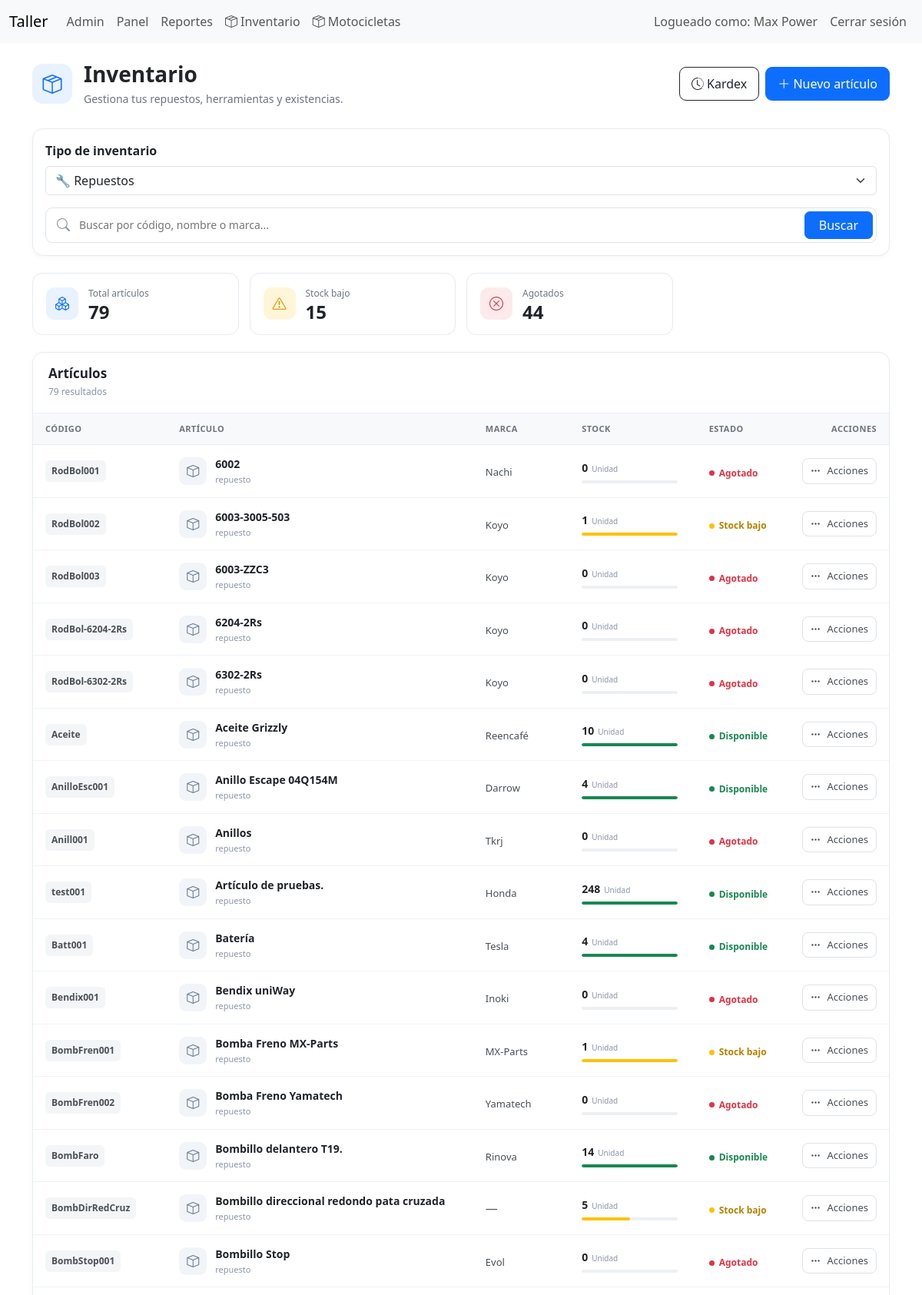
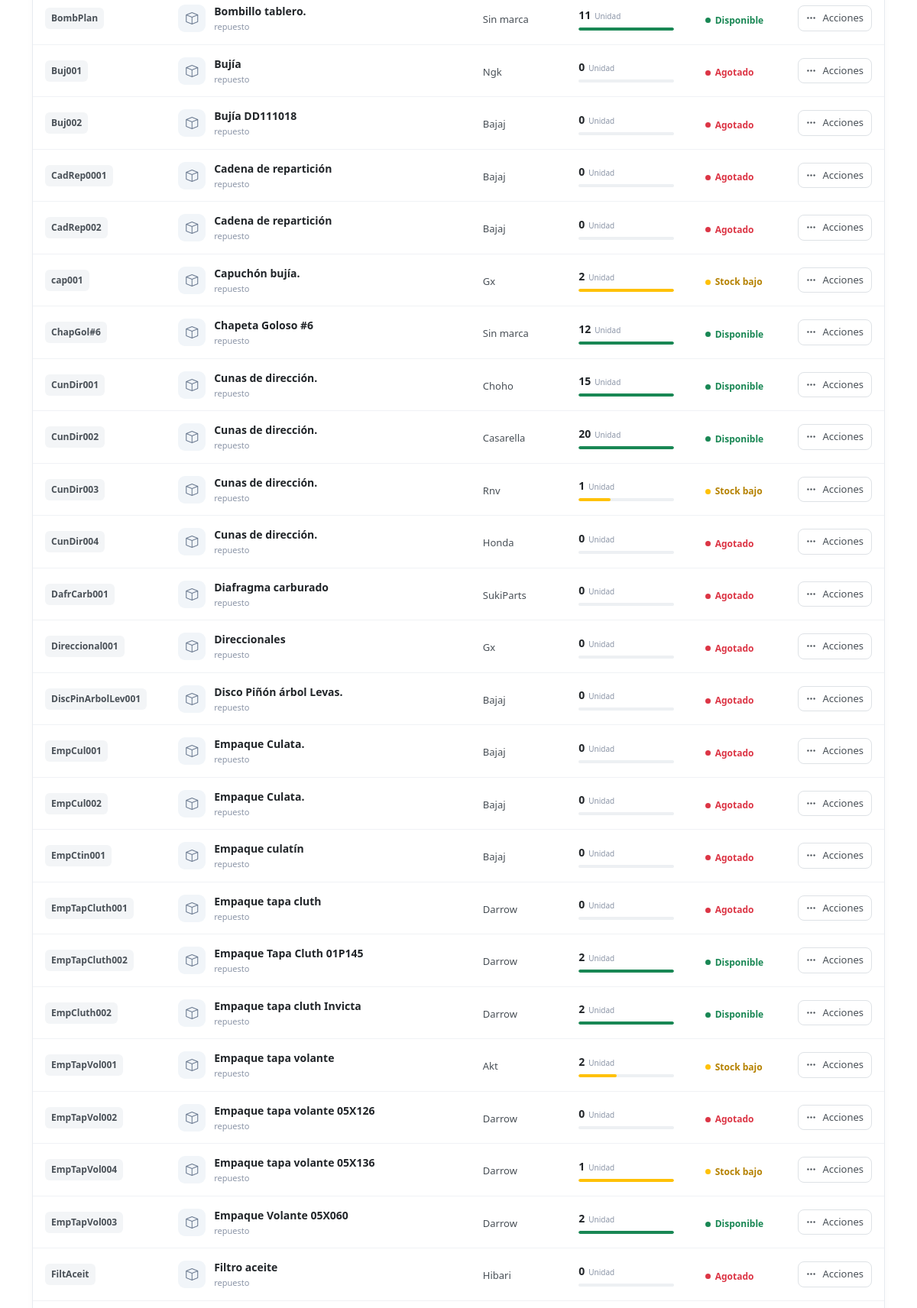
Page /index.php?controller=inventory&action=index (signed in, upper part) on the committed database (2 pictures, top to bottom).
### tables this page shows
CREATE TABLE `partes` (
  `id` int(11) NOT NULL,
  `codigo` varchar(60) NOT NULL,
  `categoria_id` int(11) DEFAULT NULL,
  `tipo` enum('repuesto','insumo','herramienta') NOT NULL DEFAULT 'repuesto',
  `nombre` varchar(150) NOT NULL,
  `marca` varchar(100) DEFAULT NULL,
  `fabricante_repuesto_id` int(11) DEFAULT NULL,
  `numero_parte` varchar(100) DEFAULT NULL,
  `created_by` int(11) DEFAULT NULL,
  `unidad` enum('Unidad','Juego','Par','Litro','Mililitro','Kilogramo','Gramo','Metro','Centimetro') NOT NULL DEFAULT 'Unidad',
  `stock_actual` decimal(12,2) NOT NULL DEFAULT 0.00,
  `stock_reservado` decimal(12,2) NOT NULL DEFAULT 0.00,
  `stock_minimo` decimal(12,2) NOT NULL DEFAULT 0.00,
  `costo` decimal(10,2) NOT NULL DEFAULT 0.00,
  `precio_venta` decimal(10,2) NOT NULL DEFAULT 0.00,
  `ubicacion` varchar(120) DEFAULT NULL,
  `codigo_barras` varchar(100) DEFAULT NULL,
  `imagen` varchar(255) DEFAULT NULL,
  `activo` tinyint(1) NOT NULL DEFAULT 1,
  `created_at` datetime NOT NULL DEFAULT current_timestamp(),
  `updated_at` datetime NOT NULL DEFAULT current_timestamp() ON UPDATE current_timestamp()
);

### app/controllers/InventoryController.php (called while the page is built, shortened)
<?php
class InventoryController extends BaseController
{
    private Part $partModel;
    public function __construct(PDO $pdo)
    {
        $this->partModel = new Part($pdo);
    }
    public function index()
{
    $search = trim($_GET['q'] ?? '');
    $tipo = $_GET['tipo'] ?? 'repuesto';
    if ($search !== '') {
        $parts = $this->partModel->search(
            $search,
            $tipo
        );
    } else {
        $parts = $this->partModel->all(
            $tipo
        );
    }
    $stats = $this->partModel->getStatistics(
        $tipo
    );
    require __DIR__ . '/../views/layouts/header.php';
    require __DIR__ . '/../views/inventory/index.php';
    require __DIR__ . '/../views/layouts/footer.php';
}
}

### app/models/BaseModel.php (called while the page is built, shortened)
<?php
class BaseModel
{
    public function __construct(PDO $pdo)
    {
        $this->db = $pdo;
    }
}

### app/models/Part.php (called while the page is built, shortened)
<?php
class Part extends BaseModel
{
public function all(string $tipo = 'repuesto'): array
{
    $sql = "
        SELECT
            p.*,
            c.nombre AS categoria
        FROM partes p
        LEFT JOIN categorias_partes c
            ON c.id = p.categoria_id
        WHERE p.activo = 1
          AND p.tipo = :tipo
        ORDER BY p.nombre ASC
    ";
    $stmt = $this->db->prepare($sql);
    $stmt->execute([
        ':tipo' => $tipo
    ]);
    return $stmt->fetchAll(PDO::FETCH_ASSOC);
}
public function getStatistics(string $tipo = 'repuesto'): array
{
    $stmt = $this->db->prepare("
        SELECT
            COUNT(*) AS total,
            SUM(
                CASE
                    WHEN stock_actual <= stock_minimo
                    AND stock_actual > 0
                    THEN 1
                    ELSE 0
                END
            ) AS stock_bajo,
            SUM(
                CASE
                    WHEN stock_actual <= 0
                    THEN 1
                    ELSE 0
                END
            ) AS agotados,
            COALESCE(SUM(stock_actual * costo), 0) AS valor_compra,
            COALESCE(SUM(stock_actual * precio_venta), 0) AS valor_venta,
            COALESCE(SUM(stock_actual), 0) AS unidades
        FROM partes
        WHERE activo = 1
          AND tipo = :tipo
    ");
    $stmt->execute([
        ':tipo' => $tipo
    ]);
    return $stmt->fetch(PDO::FETCH_ASSOC);
}
}

### app/views/inventory/index.php (the view, shortened to what this page needs)
<div class="inventory-header">
    <div>
        <div class="inventory-title">
            <div class="inventory-title-icon">
                <i class="bi bi-box-seam"></i>
            </div>
            <div>
                <h1>Inventario</h1>
                <p>Gestiona tus repuestos, herramientas y existencias.</p>
            </div>
        </div>
    </div>
    <div class="inventory-header-actions">
        <a
            href="index.php?controller=inventory&action=kardex"
            class="btn btn-outline-dark">
            <i class="bi bi-clock-history"></i>
            Kardex
        </a>
        <a
            href="index.php?controller=inventory&action=create"
            class="btn btn-primary">
            <i class="bi bi-plus-lg"></i>
            Nuevo artículo
        </a>
    </div>
</div>
<div class="inventory-search-card">
    <form method="GET">
            <div class="mb-3">
    <label for="tipo" class="form-label fw-semibold">
        Tipo de inventario
    </label>
    <select
        name="tipo"
        id="tipo"
        class="form-select"
        onchange="this.form.submit()">
        <option
            value="repuesto"
            <?= ($tipo ?? 'repuesto') === 'repuesto' ? 'selected' : '' ?>>
            🔧 Repuestos
        </option>
    </select>
</div>
        <div class="inventory-search">
            <input
                type="text"
                name="q"
                placeholder="Buscar por código, nombre o marca..."
                value="<?= htmlspecialchars($search ?? '') ?>">
            <button type="submit" class="btn btn-primary">
                Buscar
            </button>
        </div>
    </form>
</div>
<div class="inventory-stats">
    <div class="inventory-stat-card">
        <div class="stat-icon stat-icon-blue">
            <i class="bi bi-boxes"></i>
        </div>
        <div>
            <span>Total artículos</span>
            <strong><?= $stats['total'] ?></strong>
        </div>
    </div>
    <div class="inventory-stat-card">
        <div class="stat-icon stat-icon-yellow">
            <i class="bi bi-exclamation-triangle"></i>
        </div>
        <div>
            <span>Stock bajo</span>
            <strong><?= $stats['stock_bajo'] ?></strong>
        </div>
    </div>
    <div class="inventory-stat-card">
        <div class="stat-icon stat-icon-red">
            <i class="bi bi-x-circle"></i>
        </div>
        <div>
            <span>Agotados</span>
            <strong><?= $stats['agotados'] ?></strong>
        </div>
    </div>
</div>
<div class="inventory-table-card">
    <div class="inventory-table-header">
        <div>
            <h3>Artículos</h3>
            <span>
                <?= count($parts) ?>
                <?= count($parts) === 1 ? 'resultado' : 'resultados' ?>
            </span>
        </div>
    </div>
    <div class="table-responsive">
        <table class="table inventory-table">
            <thead>
                <tr>
                    <th>Código</th>
                    <th>Artículo</th>
                    <th>Marca</th>
                    <th>Stock</th>
                    <th>Estado</th>
                    <th class="text-end">Acciones</th>
                </tr>
            </thead>
            <tbody>
            <?php if (empty($parts)): ?>
                <tr>
                    <td colspan="6">
                        <div class="inventory-empty">
                            <div class="inventory-empty-icon">
                                <i class="bi bi-search"></i>
                            </div>
                            <h4>No encontramos artículos</h4>
                            <?php if (!empty($search)): ?>
                                <p>
                                    No hay resultados para
                                    <strong>
                                        "<?= htmlspecialchars($search) ?>"
                                    </strong>
                                </p>
                                <a
                                    href="index.php?controller=inventory&action=index"
                                    class="btn btn-outline-primary btn-sm">
                                    Ver todo el inventario
                                </a>
                            <?php else: ?>
                                <p>
                                    Todavía no hay artículos registrados.
                                </p>
                                <a
                                    href="index.php?controller=inventory&action=create"
                                    class="btn btn-primary btn-sm">
                                    <i class="bi bi-plus-lg"></i>
                                    Crear artículo
                                </a>
                            <?php endif; ?>
                        </div>
                    </td>
                </tr>
            <?php else: ?>
                <?php foreach ($parts as $part): ?>
                    <?php
                    $stock = (float)$part['stock_actual'];
                    $minimo = max(1, (float)$part['stock_minimo']);
                    if ($stock <= 0) {
                        $stockColor = 'danger';
                        $porcentaje = 0;
                    } elseif ($stock <= $part['stock_minimo']) {
                        $stockColor = 'warning';
                        $porcentaje = min(
                            100,
                            ($stock / $minimo) * 100
                        );
                    } else {
                        $stockColor = 'success';
                        $porcentaje = 100;
                    }
                    ?>
                    <tr>
                        <td>
                            <span class="inventory-code">
                                <?= htmlspecialchars($part['codigo']) ?>
                            </span>
                        </td>
                        <td>
                            <div class="inventory-product">
                                <div class="inventory-product-icon">
                                    <i class="bi bi-box"></i>
                                </div>
                                <div>
                                    <strong>
                                        <?= htmlspecialchars($part['nombre']) ?>
                                    </strong>
                                    <small>
                                        <?= htmlspecialchars($part['tipo'] ?? '') ?>
                                    </small>
                                </div>
                            </div>
                        </td>
                        <td>
                            <?php if (!empty($part['marca'])): ?>
                                <span class="inventory-brand">
                                    <?= htmlspecialchars($part['marca']) ?>
                                </span>
                            <?php else: ?>
                                <span class="text-muted">
                                    —
                                </span>
                            <?php endif; ?>
                        </td>
                        <td>
                            <div class="inventory-stock">
                                <div class="inventory-stock-number">
                                    <strong>
                                        <?= rtrim(
                                            rtrim(number_format($stock, 2, '.', ''),
                                            '0'),
                                            '.'
                                        ) ?>
                                    </strong>
                                    <span>
                                        <?= htmlspecialchars($part['unidad'] ?? 'und.') ?>
                                    </span>
                                </div>
                                <div class="progress inventory-progress">
                                    <div
                                        class="progress-bar bg-<?= $stockColor ?>"
                                        role="progressbar"
                                        style="width: <?= $porcentaje ?>%">
                                    </div>
                                </div>
                            </div>
                        </td>
                        <td>
                            <?php if (!$part['activo']): ?>
                                <span class="inventory-status status-inactive">
                                    <span></span>
                                    Inactivo
                                </span>
                            <?php elseif ($stock <= 0): ?>
                                <span class="inventory-status status-danger">
                                    <span></span>
                                    Agotado
                                </span>
                            <?php elseif ($stock <= $part['stock_minimo']): ?>
                                <span class="inventory-status status-warning">
                                    <span></span>
                                    Stock bajo
                                </span>
                            <?php else: ?>
                                <span class="inventory-status status-success">
                                    <span></span>
                                    Disponible
                                </span>
                            <?php endif; ?>
                        </td>
                        <td>
                            <div class="dropdown text-end">
                                <button
                                    class="btn inventory-action-btn"
                                    type="button"
                                    data-bs-toggle="dropdown"
                                    aria-expanded="false">
                                    <i class="bi bi-three-dots"></i>
                                    <span>Acciones</span>
                                </button>
                            </div>
                        </td>
                    </tr>
                <?php endforeach; ?>
            <?php endif; ?>
            </tbody>
        </table>
    </div>
</div>

### rows in the picture
partes: codigo "RodBol001", nombre "6002", tipo "repuesto", marca "Nachi", stock_actual "0", unidad "Unidad", activo 1 (drawn)
partes: codigo "RodBol002", nombre "6003-3005-503", tipo "repuesto", marca "Koyo", stock_actual "1", unidad "Unidad", activo 1 (drawn)
partes: codigo "RodBol003", nombre "6003-ZZC3", tipo "repuesto", marca "Koyo", stock_actual "0", unidad "Unidad", activo 1 (drawn)
partes: codigo "RodBol-6204-2Rs", nombre "6204-2Rs", tipo "repuesto", marca "Koyo", stock_actual "0", unidad "Unidad", activo 1 (drawn)
partes: codigo "RodBol-6302-2Rs", nombre "6302-2Rs", tipo "repuesto", marca "Koyo", stock_actual "0", unidad "Unidad", activo 1 (drawn)
partes: codigo "Aceite", nombre "Aceite Grizzly", tipo "repuesto", marca "Reencafé", stock_actual "10", unidad "Unidad", activo 1 (drawn)
partes: codigo "AnilloEsc001", nombre "Anillo Escape 04Q154M", tipo "repuesto", marca "Darrow", stock_actual "4", unidad "Unidad", activo 1 (drawn)
partes: codigo "Anill001", nombre "Anillos", tipo "repuesto", marca "Tkrj", stock_actual "0", unidad "Unidad", activo 1 (drawn)
partes: codigo "test001", nombre "Artículo de pruebas.", tipo "repuesto", marca "Honda", stock_actual "248", unidad "Unidad", activo 1 (drawn)
partes: codigo "Batt001", nombre "Batería", tipo "repuesto", marca "Tesla", stock_actual "4", unidad "Unidad", activo 1 (drawn)
partes: codigo "Bendix001", nombre "Bendix uniWay", tipo "repuesto", marca "Inoki", stock_actual "0", unidad "Unidad", activo 1 (drawn)
partes: codigo "BombFren001", nombre "Bomba Freno MX-Parts", tipo "repuesto", marca "MX-Parts", stock_actual "1", unidad "Unidad", activo 1 (drawn)
partes: codigo "BombFren002", nombre "Bomba Freno Yamatech", tipo "repuesto", marca "Yamatech", stock_actual "0", unidad "Unidad", activo 1 (drawn)
partes: codigo "BombFaro", nombre "Bombillo delantero T19.", tipo "repuesto", marca "Rinova", stock_actual "14", unidad "Unidad", activo 1 (drawn)
partes: codigo "BombDirRedCruz", nombre "Bombillo direccional redondo pata cruzada", tipo "repuesto", stock_actual "5", unidad "Unidad", stock_minimo 10 (drawn), activo 1 (drawn)
partes: codigo "BombStop001", nombre "Bombillo Stop", tipo "repuesto", marca "Evol", stock_actual "0", unidad "Unidad", activo 1 (drawn)
partes: codigo "BombPlan", nombre "Bombillo tablero.", tipo "repuesto", marca "Sin marca", stock_actual "11", unidad "Unidad", activo 1 (drawn)
partes: codigo "Buj001", nombre "Bujía", tipo "repuesto", marca "Ngk", stock_actual "0", unidad "Unidad", activo 1 (drawn)
partes: codigo "Buj002", nombre "Bujía DD111018", tipo "repuesto", marca "Bajaj", stock_actual "0", unidad "Unidad", activo 1 (drawn)
partes: codigo "CadRep0001", nombre "Cadena de repartición", tipo "repuesto", marca "Bajaj", stock_actual "0", unidad "Unidad", activo 1 (drawn)
partes: codigo "CadRep002", nombre "Cadena de repartición", tipo "repuesto", marca "Bajaj", stock_actual "0", unidad "Unidad", activo 1 (drawn)
partes: codigo "cap001", nombre "Capuchón bujía.", tipo "repuesto", marca "Gx", stock_actual "2", unidad "Unidad", activo 1 (drawn)
partes: codigo "ChapGol#6", nombre "Chapeta Goloso #6", tipo "repuesto", marca "Sin marca", stock_actual "12", unidad "Unidad", activo 1 (drawn)
partes: codigo "CunDir001", nombre "Cunas de dirección.", tipo "repuesto", marca "Choho", stock_actual "15", unidad "Unidad", activo 1 (drawn)
partes: codigo "CunDir002", nombre "Cunas de dirección.", tipo "repuesto", marca "Casarella", stock_actual "20", unidad "Unidad", activo 1 (drawn)
partes: codigo "CunDir003", nombre "Cunas de dirección.", tipo "repuesto", marca "Rnv", stock_actual "1", unidad "Unidad", stock_minimo 3 (drawn), activo 1 (drawn)
partes: codigo "CunDir004", nombre "Cunas de dirección.", tipo "repuesto", marca "Honda", stock_actual "0", unidad "Unidad", activo 1 (drawn)
partes: codigo "DafrCarb001", nombre "Diafragma carburado", tipo "repuesto", marca "SukiParts", stock_actual "0", unidad "Unidad", activo 1 (drawn)
partes: codigo "Direccional001", nombre "Direccionales", tipo "repuesto", marca "Gx", stock_actual "0", unidad "Unidad", activo 1 (drawn)
partes: codigo "DiscPinArbolLev001", nombre "Disco Piñón árbol Levas.", tipo "repuesto", marca "Bajaj", stock_actual "0", unidad "Unidad", activo 1 (drawn)
partes: codigo "EmpCul001", nombre "Empaque Culata.", tipo "repuesto", marca "Bajaj", stock_actual "0", unidad "Unidad", activo 1 (drawn)
partes: codigo "EmpCul002", nombre "Empaque Culata.", tipo "repuesto", marca "Bajaj", stock_actual "0", unidad "Unidad", activo 1 (drawn)
partes: codigo "EmpCtin001", nombre "Empaque culatín", tipo "repuesto", marca "Bajaj", stock_actual "0", unidad "Unidad", activo 1 (drawn)
partes: codigo "EmpTapCluth001", nombre "Empaque tapa cluth", tipo "repuesto", marca "Darrow", stock_actual "0", unidad "Unidad", activo 1 (drawn)
partes: codigo "EmpTapCluth002", nombre "Empaque Tapa Cluth 01P145", tipo "repuesto", marca "Darrow", stock_actual "2", unidad "Unidad", activo 1 (drawn)
partes: codigo "EmpCluth002", nombre "Empaque tapa cluth Invicta", tipo "repuesto", marca "Darrow", stock_actual "2", unidad "Unidad", activo 1 (drawn)
partes: codigo "EmpTapVol001", nombre "Empaque tapa volante", tipo "repuesto", marca "Akt", stock_actual "2", unidad "Unidad", stock_minimo 5 (drawn), activo 1 (drawn)
partes: codigo "EmpTapVol002", nombre "Empaque tapa volante 05X126", tipo "repuesto", marca "Darrow", stock_actual "0", unidad "Unidad", activo 1 (drawn)
partes: codigo "EmpTapVol004", nombre "Empaque tapa volante 05X136", tipo "repuesto", marca "Darrow", stock_actual "1", unidad "Unidad", activo 1 (drawn)
partes: codigo "EmpTapVol003", nombre "Empaque Volante 05X060", tipo "repuesto", marca "Darrow", stock_actual "2", unidad "Unidad", activo 1 (drawn)
partes: codigo "FiltAceit", nombre "Filtro aceite", tipo "repuesto", marca "Hibari", stock_actual "0", unidad "Unidad", activo 1 (drawn)

### other values in the picture
$_SESSION['user_name'] "Max Power"
$stats['total'] "79"
$stats['stock_bajo'] "15"
$stats['agotados'] "44"
count($parts) "79"
